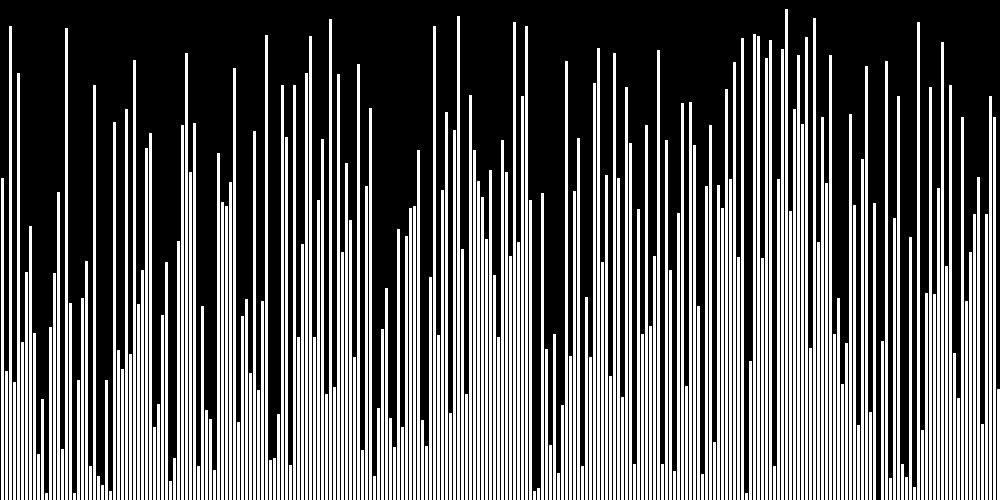
Frame 1 (no input)
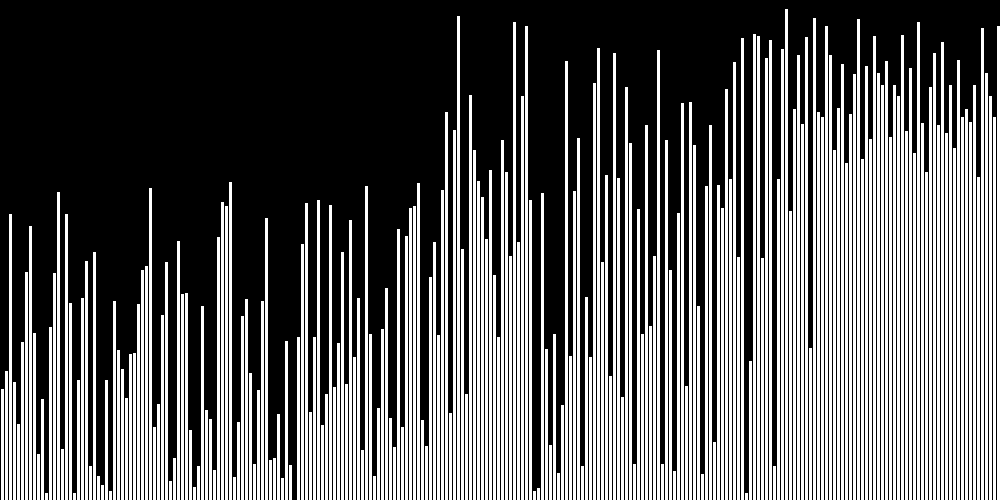
Frame 60 (the mouse pressed at the canvas centre just before this capture)
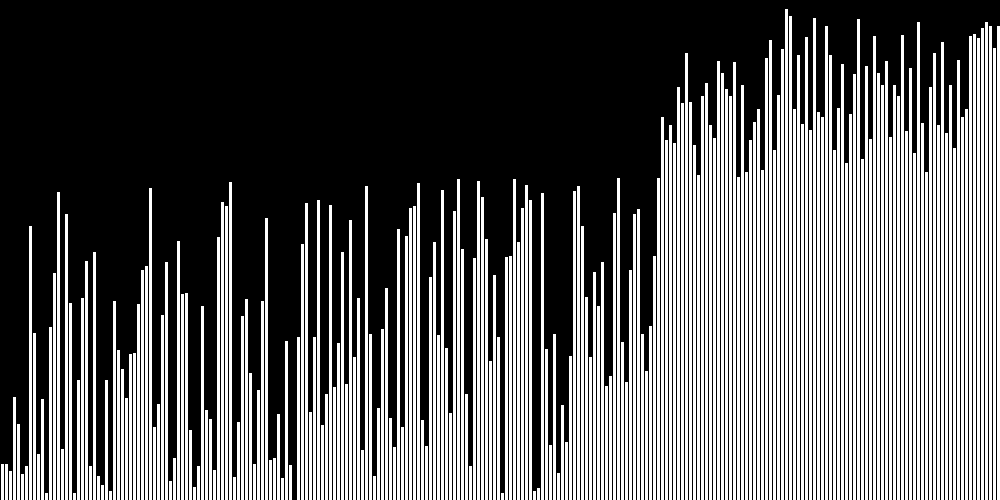
Frame 120 (the mouse held since frame 60 and released just before this capture)

The Processing sketch that drew these frames (run headless with seeded random() and noise(); from frame 60 on, the mouse is pressed at the canvas centre):

// Processing sketch: quicksort
// ── quicksort.pde
int[] arr = new int[250];
final int width = 4;
final int height = 500;

void setting(){
    // size(1000, 1000);
    // size(3000, 3000);
    
}

void setup() {
    // fullScreen();
    size(1000, 500);
    background(0);
    for(int i = 0; i < arr.length; i++)
        arr[i] = (int)(random(1, height));
    
    QuickSortThread quickThread = new QuickSortThread(arr, 0, arr.length - 1);
    quickThread.start();
}

void draw() {
    background(0);
    for (int i = 0; i < arr.length; i++) {
      fill(255);
      stroke(0);
      rect(i * width, height - arr[i], width, arr[i]);
    }
}

// ── QuickSortThread.pde
class QuickSortThread extends Thread{
    int[] array;
    int leftStart, rightStart;

    public QuickSortThread(int[] arr, int left, int right){
        array = arr;
        leftStart = left;
        rightStart = right;
    }
    
    @Override
    public void run(){
        quickSort(array, leftStart, rightStart);
    }

    public void quickSort(int[] arr, int leftStart, int rightStart){
        final int MOVE_LEFT = 0;
        final int MOVE_RIGHT = 1;
        if (leftStart < rightStart) {
            int left = leftStart;
            int right = rightStart;
            int pivot = arr[left];
            int currentMove = MOVE_LEFT;

            while (left < right) {
                if (currentMove == MOVE_LEFT) {
                    while ((arr[right] >= pivot) && (left < right)) 
                        right--;

                    delay(20);
                    redraw();
                    arr[left] = arr[right];

                    // rect(left * width, MAX_HEIGHT - arr[left], width, arr[left]);
                    currentMove = MOVE_RIGHT;
                }
                if (currentMove == MOVE_RIGHT) {
                    while ((arr[left] <= pivot) && (left < right)) 
                        left++;

                    delay(20);
                    redraw();
                    arr[right] = arr[left];

                    // rect(right * width, MAX_HEIGHT - arr[right], width, arr[right]);
                    currentMove = MOVE_LEFT;
                }
            }

            arr[left] = pivot;
            QuickSortThread leftThread = new QuickSortThread(arr, leftStart, left - 1);
            QuickSortThread rightThread = new QuickSortThread(arr, right + 1, rightStart);

            leftThread.start();
            rightThread.start();

            try {
                leftThread.join();
                rightThread.join();
            } catch (Exception e) {
                e.printStackTrace();
            }
        }
    }

}
